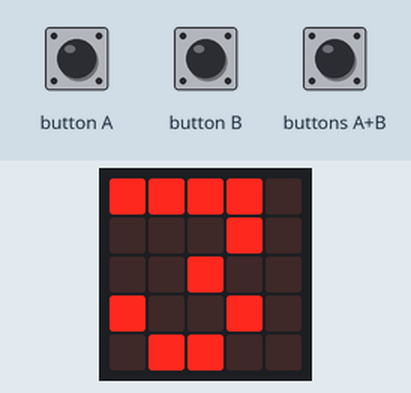
This program was run on a simulated BBC micro:bit (MakeCode). On the bench: the board's 5×5 LED display. Inputs (shaded band) come from the test bench. A reset restarts the program.

Above: at 4.5 s.
4.6 s: buttons A+B pressed for 0.15 s
At 5.7 s:
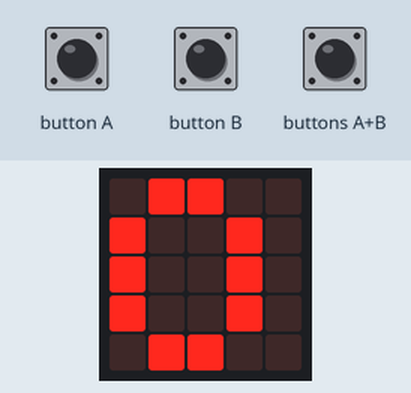
6.5 s: button A pressed for 0.15 s
At 8.8 s:
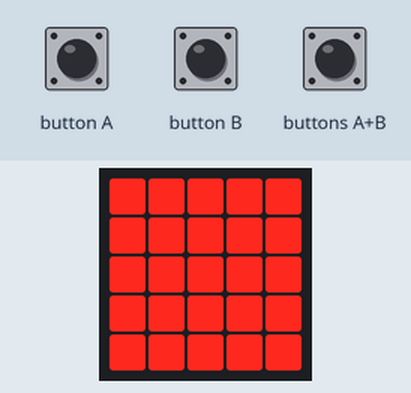
9.6 s: buttons A+B pressed for 1 s
At 12.4 s:
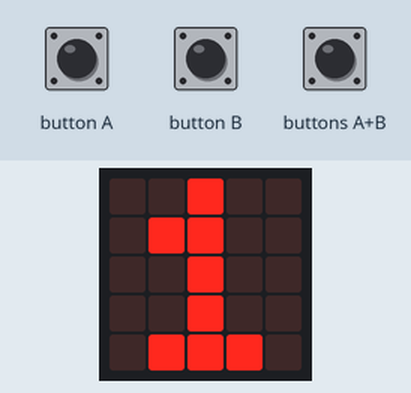
Timing chart, 0 to 13.9 s (numbered marks = the images above; inputs shaded):
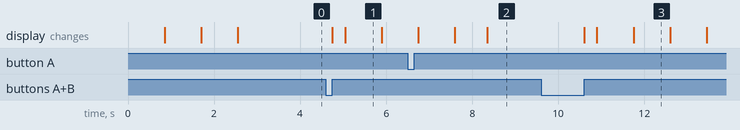

Measured:
- after the input at 4.6 s, the display: first changes after 0.15 s (image 1 shows a later state)
- after the input at 6.5 s, the display: first differs from a run without the input after 1.9 s (image 2)
- after the input at 9.6 s, the display: first changes after 1.0 s (image 3 shows a later state)
- what the display in image 1 shows lasts 0.8 s, from 5.1 s to 5.9 s

The program:

main.ts
```typescript
input.onButtonPressed(Button.A, function () {
    if (count > 5) {
        microIoT.microIoT_clear()
    }
    Rainfall = pins.analogReadPin(AnalogPin.P1)
    microIoT.microIoT_showUserText(count, "Rainfall: " + ("" + Rainfall))
    count += 1
})
input.onButtonPressed(Button.AB, function () {
    control.reset()
})
input.onButtonPressed(Button.B, function () {
    microIoT.microIoT_clear()
    microIoT.microIoT_ledBlank(PIN.P15)
    microIoT.microIoT_showUserText(0, "Ready!")
    count = 1
})
let count = 0
let Rainfall = 0
basic.showNumber(0)
Rainfall = 0
count = 1
microIoT.microIoT_initDisplay()
basic.showNumber(1)
microIoT.microIoT_showUserText(0, "Ready!")
basic.showNumber(2)
microIoT.microIoT_ledBlank(PIN.P15)
basic.showNumber(3)
basic.forever(function () {
    if (Rainfall > 300) {
        basic.showLeds(`
            # # # # #
            # # # # #
            # # # # #
            # # # # #
            # # # # #
            `)
        microIoT.microIoT_setIndexColor(PIN.P15, 0, 2, 0x65471f)
    } else if (Rainfall > 200) {
        basic.showLeds(`
            . . . . .
            . . . . .
            # # # # #
            # # # # #
            # # # # #
            `)
        microIoT.microIoT_setIndexColor(PIN.P15, 0, 2, 0xff0000)
    } else if (Rainfall > 100) {
        basic.showLeds(`
            . . . . .
            . . . . .
            . . . . .
            . . . . .
            # # # # #
            `)
        microIoT.microIoT_setIndexColor(PIN.P15, 0, 2, 0xffff00)
    } else {
        microIoT.microIoT_ledBlank(PIN.P15)
    }
})
```

test.ts
```typescript
// 在這裡測試；當此封包作為擴充功能時，將不會編譯此內容。
```
